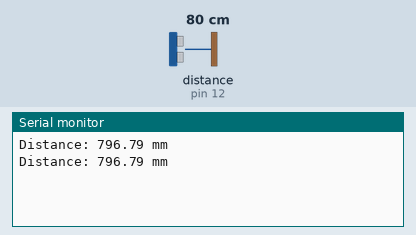
This sketch was run on a simulated Arduino Uno, built with avr-gcc and run on an emulated ATmega328P. Shown: the last lines printed to the serial monitor. Wiring (inferred from the names in the program): ultrasonic range finder: trigger pin 13; echo pin 12. Inputs (shaded band) come from the test bench; at power-on: distance to the obstacle (sensor on pin 12) 80 cm. The echo pulse lasts 58.3 µs per cm.

Above: at 1.8 s.
1.9 s: distance to the obstacle (sensor on pin 12) set to 2 cm
At 2.8 s:
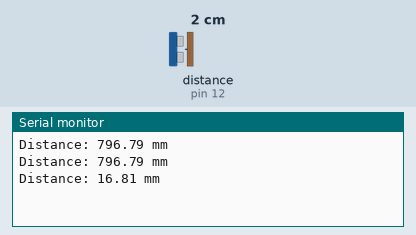
3.4 s: distance to the obstacle (sensor on pin 12) set to 4 cm
At 4.8 s:
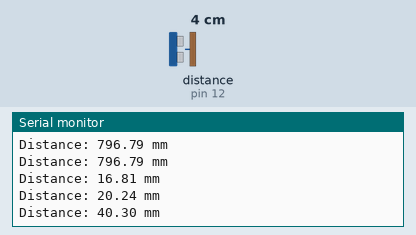
Timing chart, 0 to 6.4 s (numbered marks = the images above; inputs shaded):
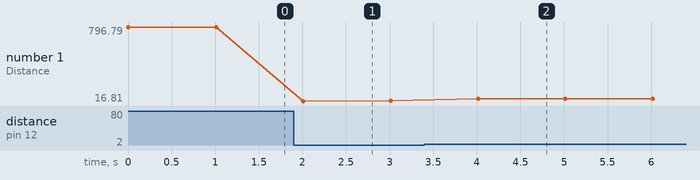

Measured:
- after the input at 1.9 s, the serial monitor: prints a new line after 0.11 s (image 1)
- after the input at 3.4 s, the serial monitor: prints a new line after 0.61 s (image 2)
- plotted number 1: 796.79 → 20.24 after the input at 1.9 s, 20.24 → 40.3 after the input at 3.4 s

The sketch:

ultrasonictest.ino
```cpp
// Define the connection pins
const int trigPin = 13;  // Trigger pin for ultrasonic sensor
const int echoPin = 12;  // Echo pin for ultrasonic sensor

void setup() {
    // Begin serial communication at a baud rate of 9600
    Serial.begin(9600);

    // Set the trigger pin as an output and the echo pin as an input
    pinMode(trigPin, OUTPUT);
    pinMode(echoPin, INPUT);
}

void loop() {
    // Ensure the trigger pin is low for a clean high pulse
    digitalWrite(trigPin, LOW);
    delayMicroseconds(5);

    // Trigger the sensor by sending a high pulse of at least 10 microseconds
    digitalWrite(trigPin, HIGH);
    delayMicroseconds(10);
    digitalWrite(trigPin, LOW);

    // Read the time taken for the echo to return
    unsigned long duration = pulseIn(echoPin, HIGH);

    // Calculate the distance: speed of sound = 343 meters per second = 0.343 mm/microsecond
    // Distance = (Speed of Sound * Time) / 2
    float distance = (duration * 0.343) / 2;

    // Print the distance in millimeters
    Serial.print("Distance: ");
    Serial.print(distance);
    Serial.println(" mm");

    // Delay between measurements
    delay(1000);
}
```
